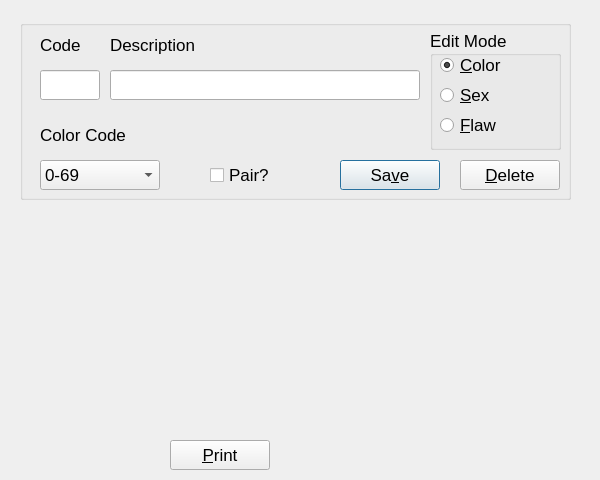
<?xml version="1.0" encoding="UTF-8"?>
<ui version="4.0">
 <class>CodeDialog</class>
 <widget class="QDialog" name="CodeDialog">
  <property name="windowModality">
   <enum>Qt::ApplicationModal</enum>
  </property>
  <property name="geometry">
   <rect>
    <x>0</x>
    <y>0</y>
    <width>600</width>
    <height>480</height>
   </rect>
  </property>
  <property name="font">
   <font>
    <pointsize>13</pointsize>
   </font>
  </property>
  <property name="windowTitle">
   <string>Edit Codes</string>
  </property>
  <widget class="Q3ListBox" name="codeListBox">
   <property name="geometry">
    <rect>
     <x>20</x>
     <y>220</y>
     <width>250</width>
     <height>211</height>
    </rect>
   </property>
  </widget>
  <widget class="Q3GroupBox" name="groupBox2">
   <property name="geometry">
    <rect>
     <x>20</x>
     <y>20</y>
     <width>551</width>
     <height>180</height>
    </rect>
   </property>
   <property name="title">
    <string/>
   </property>
   <widget class="QLabel" name="textLabel1">
    <property name="geometry">
     <rect>
      <x>20</x>
      <y>10</y>
      <width>50</width>
      <height>30</height>
     </rect>
    </property>
    <property name="text">
     <string>Code</string>
    </property>
    <property name="wordWrap">
     <bool>false</bool>
    </property>
   </widget>
   <widget class="QLabel" name="textLabel2_3">
    <property name="geometry">
     <rect>
      <x>90</x>
      <y>10</y>
      <width>220</width>
      <height>30</height>
     </rect>
    </property>
    <property name="text">
     <string>Description</string>
    </property>
    <property name="wordWrap">
     <bool>false</bool>
    </property>
   </widget>
   <widget class="QLineEdit" name="lineEditCode">
    <property name="geometry">
     <rect>
      <x>20</x>
      <y>50</y>
      <width>60</width>
      <height>30</height>
     </rect>
    </property>
   </widget>
   <widget class="QLabel" name="colorGroupLabel">
    <property name="geometry">
     <rect>
      <x>20</x>
      <y>100</y>
      <width>120</width>
      <height>30</height>
     </rect>
    </property>
    <property name="text">
     <string>Color Code</string>
    </property>
    <property name="wordWrap">
     <bool>false</bool>
    </property>
   </widget>
   <widget class="QLineEdit" name="codeDescrip">
    <property name="geometry">
     <rect>
      <x>90</x>
      <y>50</y>
      <width>310</width>
      <height>30</height>
     </rect>
    </property>
   </widget>
   <widget class="QPushButton" name="codeSaveButt">
    <property name="geometry">
     <rect>
      <x>320</x>
      <y>140</y>
      <width>100</width>
      <height>30</height>
     </rect>
    </property>
    <property name="text">
     <string>Sa&amp;ve</string>
    </property>
    <property name="shortcut">
     <string>Alt+V</string>
    </property>
    <property name="default">
     <bool>true</bool>
    </property>
   </widget>
   <widget class="QPushButton" name="codeDelButt">
    <property name="geometry">
     <rect>
      <x>440</x>
      <y>140</y>
      <width>100</width>
      <height>30</height>
     </rect>
    </property>
    <property name="text">
     <string>&amp;Delete</string>
    </property>
    <property name="shortcut">
     <string>Alt+D</string>
    </property>
    <property name="autoDefault">
     <bool>false</bool>
    </property>
   </widget>
   <widget class="QComboBox" name="colorComboBox">
    <property name="geometry">
     <rect>
      <x>20</x>
      <y>140</y>
      <width>120</width>
      <height>30</height>
     </rect>
    </property>
    <item>
     <property name="text">
      <string>0-69</string>
     </property>
    </item>
    <item>
     <property name="text">
      <string>70-79</string>
     </property>
    </item>
    <item>
     <property name="text">
      <string>80-89</string>
     </property>
    </item>
    <item>
     <property name="text">
      <string>90-99</string>
     </property>
    </item>
   </widget>
   <widget class="QCheckBox" name="codePair">
    <property name="geometry">
     <rect>
      <x>190</x>
      <y>140</y>
      <width>90</width>
      <height>30</height>
     </rect>
    </property>
    <property name="text">
     <string>Pair?</string>
    </property>
   </widget>
   <widget class="Q3ButtonGroup" name="codeEditModeGroup">
    <property name="geometry">
     <rect>
      <x>410</x>
      <y>10</y>
      <width>131</width>
      <height>120</height>
     </rect>
    </property>
    <property name="title">
     <string>Edit Mode</string>
    </property>
    <widget class="QRadioButton" name="editColorButton">
     <property name="geometry">
      <rect>
       <x>10</x>
       <y>20</y>
       <width>100</width>
       <height>30</height>
      </rect>
     </property>
     <property name="text">
      <string>&amp;Color</string>
     </property>
     <property name="shortcut">
      <string>Alt+C</string>
     </property>
     <property name="checked">
      <bool>true</bool>
     </property>
    </widget>
    <widget class="QRadioButton" name="editSexButton">
     <property name="geometry">
      <rect>
       <x>10</x>
       <y>50</y>
       <width>100</width>
       <height>30</height>
      </rect>
     </property>
     <property name="text">
      <string>&amp;Sex</string>
     </property>
     <property name="shortcut">
      <string>Alt+S</string>
     </property>
    </widget>
    <widget class="QRadioButton" name="editFlawButton">
     <property name="geometry">
      <rect>
       <x>10</x>
       <y>80</y>
       <width>100</width>
       <height>30</height>
      </rect>
     </property>
     <property name="text">
      <string>&amp;Flaw</string>
     </property>
     <property name="shortcut">
      <string>Alt+F</string>
     </property>
    </widget>
   </widget>
  </widget>
  <widget class="QPushButton" name="printListButton">
   <property name="geometry">
    <rect>
     <x>170</x>
     <y>440</y>
     <width>100</width>
     <height>30</height>
    </rect>
   </property>
   <property name="text">
    <string>&amp;Print</string>
   </property>
   <property name="shortcut">
    <string>Alt+P</string>
   </property>
   <property name="autoDefault">
    <bool>false</bool>
   </property>
  </widget>
 </widget>
 <layoutdefault spacing="6" margin="11"/>
 <pixmapfunction>qPixmapFromMimeSource</pixmapfunction>
 <customwidgets>
  <customwidget>
   <class>Q3GroupBox</class>
   <extends>QGroupBox</extends>
   <header>Qt3Support/Q3GroupBox</header>
   <container>1</container>
  </customwidget>
  <customwidget>
   <class>Q3Frame</class>
   <extends>QFrame</extends>
   <header>Qt3Support/Q3Frame</header>
   <container>1</container>
  </customwidget>
  <customwidget>
   <class>Q3ButtonGroup</class>
   <extends>Q3GroupBox</extends>
   <header>Qt3Support/Q3ButtonGroup</header>
   <container>1</container>
  </customwidget>
  <customwidget>
   <class>Q3ListBox</class>
   <extends>Q3Frame</extends>
   <header>q3listbox.h</header>
  </customwidget>
 </customwidgets>
 <tabstops>
  <tabstop>lineEditCode</tabstop>
  <tabstop>codeDescrip</tabstop>
  <tabstop>codePair</tabstop>
  <tabstop>editColorButton</tabstop>
  <tabstop>codeSaveButt</tabstop>
  <tabstop>codeDelButt</tabstop>
  <tabstop>codeListBox</tabstop>
 </tabstops>
 <includes>
  <include location="global">vector</include>
  <include location="local">types/animalcode.h</include>
  <include location="local">dao/animalcodedao.h</include>
  <include location="local">dao/commissiondao.h</include>
 </includes>
 <resources/>
 <connections/>
</ui>
